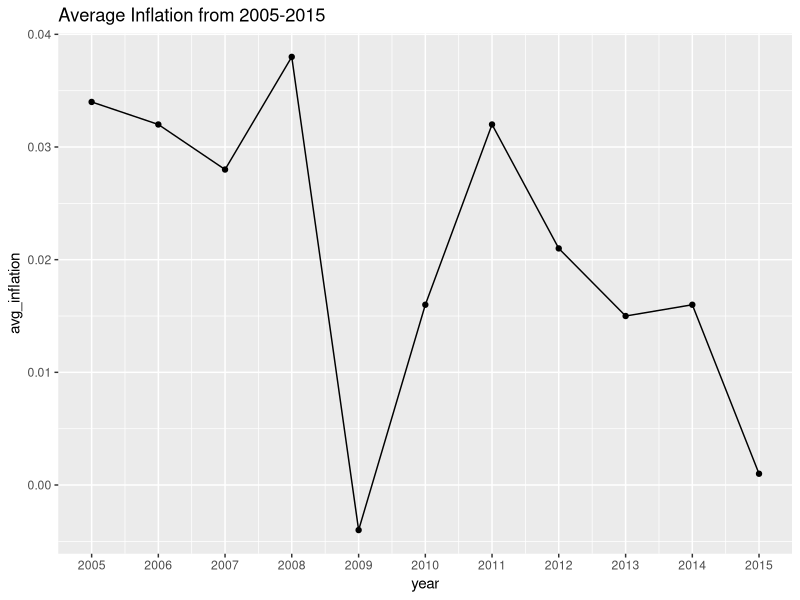
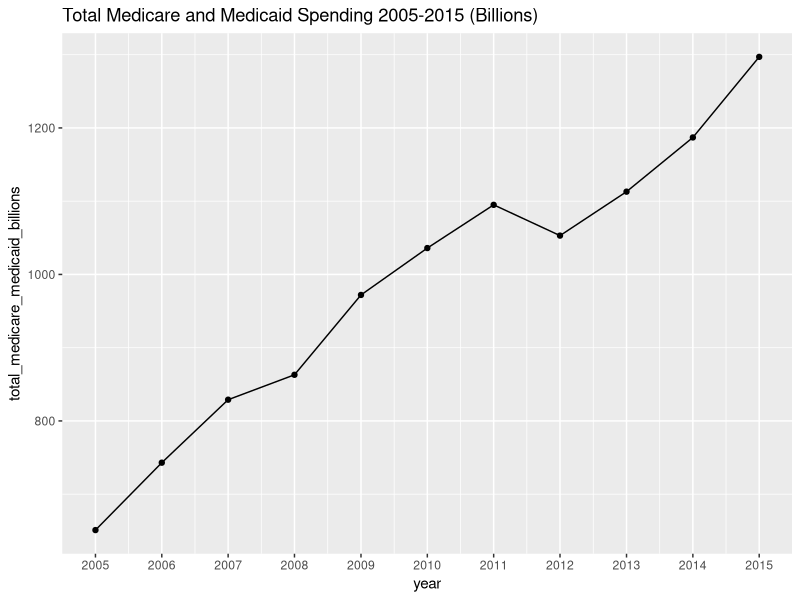

Reproduce these figures in R, in order.
## ---- chunk 1
knitr::opts_chunk$set(echo = TRUE)
## ---- chunk 2
library(data.table)
library(lubridate)
library(magrittr)
library(ggplot2)
## ---- chunk 3
dat <- fread("med-data.csv")
print(dat)
## ---- chunk 4
dat$year <- paste0(dat$year, "-01-01") %>% ymd()
## ---- chunk 5
sum(dat$avg_inflation)  # with 2005 included
sum(dat$avg_inflation[1:length(dat$avg_inflation)-1])  # with 2005 excluded
dat[ , mean(avg_inflation)]  # average rate of inflation
## ---- chunk 6
ggplot(dat, aes(year, avg_inflation)) + 
  geom_point() + 
  geom_line() + 
  scale_x_date(date_breaks = "1 year", date_labels = "%Y") +
  labs(title="Average Inflation from 2005-2015")
ggplot(dat, aes(year, total_medicare_medicaid_billions)) + 
  geom_point() + 
  geom_line() + 
  scale_x_date(date_breaks = "1 year", date_labels = "%Y") +
  labs(title="Total Medicare and Medicaid Spending 2005-2015 (Billions)")
## ---- chunk 7
dat <- dat[order(year)]
cum_rate <- function(vec){
  c(0, diff(vec)) / c(vec[1], vec[1], vec[2:(length(vec) - 1)])
}
dat[ , total_med_rate := cum_rate(total_medicare_medicaid_billions)]
dat[ , mean(total_med_rate[2:nrow(dat)])]  # exclude first year, no rate there
